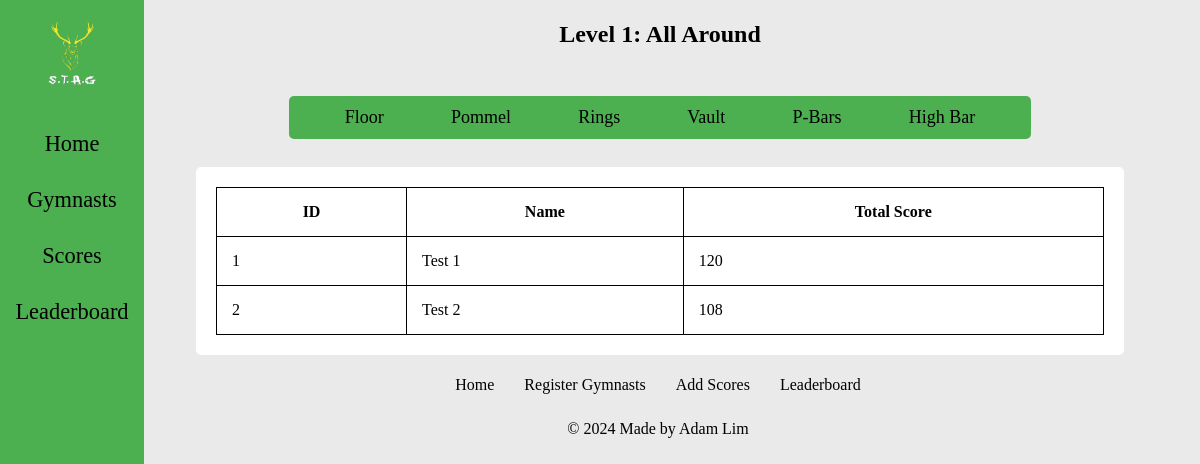
The page /scorelead/1 on the database its author committed.
### tables this page shows
CREATE TABLE apparatus (apparatus_id INTEGER PRIMARY KEY, apparatus_name TEXT);

### routes.py (the view)
@app.route("/scorelead/<int:level>")
def level_leaderboard(level):
    conn = sqlite3.connect("database.db")
    cur = conn.cursor()
    cur.execute("SELECT DISTINCT apparatus.apparatus_id, "
                "apparatus.apparatus_name FROM apparatus JOIN score ON "
                "apparatus.apparatus_id = score.apparatus_id "
                "JOIN gymnast ON score.gymnast_id = gymnast.gymnast_id "
                "WHERE gymnast.level = ? "
                "ORDER BY apparatus.apparatus_id", (level,))
    apps = cur.fetchall()
    '''
        Gets distinct apparatus for the given level,
        joining with 'score' and 'gymnast' to make sure the
        apparatus is used by gymnasts at that level.
    '''
    cur.execute("SELECT score.gymnast_id, gymnast.gymnast_name, "
                "SUM(score.dscore + score.escore) AS total "
                "FROM gymnast JOIN score "
                "ON score.gymnast_id = gymnast.gymnast_id "
                "WHERE gymnast.level = ? "
                "GROUP BY score.gymnast_id, gymnast.gymnast_name "
                "ORDER BY total DESC", (level,))
    overalldata = cur.fetchall()
    '''
        Calculates the total score
        (dscore + escore) for each gymnast at the given level.
        Groups by gymnast ID and name, and orders the
        results by total score in descending order.
    '''
    conn.close()
    return render_template("scorelead.html", level=level,
                           apps=apps, overalldata=overalldata)

### templates/scorelead.html
{% extends 'layout.html' %}
{% block content %}
<div class="content">
    <h2 id="leadtitle">Level {{ level }}: All Around</h2>
    <div class="appheader">
        {% for app in apps %}
            <a class="applinks" href="/apparatuslead/{{ level }}/{{ app[0] }}">{{ app[1] }}</a>
        {% endfor %}
    </div>
    <div class="leadtable">
        <table>
            <tr>
                <th>ID</th>
                <th>Name</th>
                <th>Total Score</th>
            </tr>
            {% for row in overalldata %}
            <tr>
                {% for col in row %}
                <td>{{ col }}</td>
                {% endfor %}
            </tr>
            {% endfor %}
        </table>
</div>
{% endblock %}

### static/style.css (style rules this page uses)
body, html { height: 100%; margin: 0; background-color: #eaeaea; display: grid; grid-template-rows: auto 1fr; }
.content { margin-left: 15%; margin-right: 5%; padding: 1px 16px; font-family: "Times New Roman", Times, serif; color: #000000; display: grid; grid-template-columns: 1fr; }
table, td, th { border: 1px solid; border-radius: 10px; }
td, th { padding: 15px; }
td { overflow-x: auto; max-width: 60px; }
table { width: 100%; border-collapse: collapse; }
.leadtable { border-radius: 5px; background-color: #ffffff; padding: 20px; overflow-y: scroll; position: sticky; max-height: 1000px; display: grid; grid-template-columns: 1fr; }
.appheader { background-color: #4CAF50; justify-content: space-evenly; display: flex; align-items: center; border-radius: 5px; width: 80%; margin: 3% auto; }
.applinks { text-decoration: none; color: #000000; font-size: large; padding: 1.5%; text-transform: capitalize; display: flex; align-items: center; justify-content: center; }
#leadtitle { text-align: center; text-transform: capitalize; }

### rows shown on the page
apparatus: apparatus_name "Floor"
apparatus: apparatus_name "Pommel"
apparatus: apparatus_name "Rings"
apparatus: apparatus_name "Vault"
apparatus: apparatus_name "P-Bars"
apparatus: apparatus_name "High Bar"

### other values the page prints
{{ level }} "1"
{{ col }} "1" "Test 1" "120" "2" "Test 2" "108"
